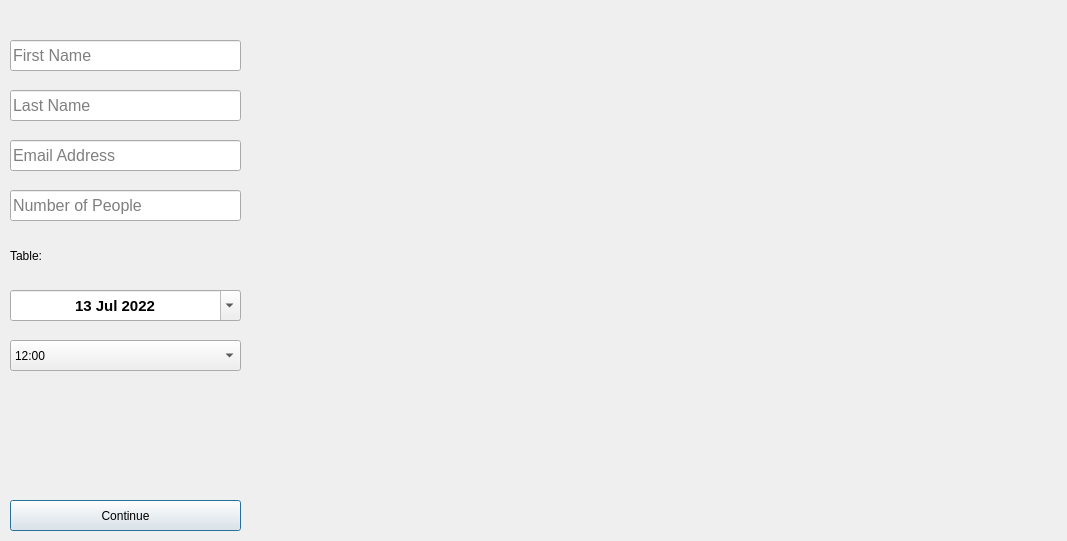
<?xml version="1.0" encoding="UTF-8"?>
<ui version="4.0">
 <class>Bookings</class>
 <widget class="QDialog" name="Bookings">
  <property name="geometry">
   <rect>
    <x>0</x>
    <y>0</y>
    <width>1067</width>
    <height>541</height>
   </rect>
  </property>
  <property name="minimumSize">
   <size>
    <width>1067</width>
    <height>541</height>
   </size>
  </property>
  <property name="maximumSize">
   <size>
    <width>1067</width>
    <height>541</height>
   </size>
  </property>
  <property name="windowTitle">
   <string>Dialog</string>
  </property>
  <widget class="QLineEdit" name="leFName">
   <property name="geometry">
    <rect>
     <x>10</x>
     <y>40</y>
     <width>231</width>
     <height>31</height>
    </rect>
   </property>
   <property name="font">
    <font>
     <pointsize>12</pointsize>
    </font>
   </property>
   <property name="placeholderText">
    <string>First Name</string>
   </property>
  </widget>
  <widget class="QLineEdit" name="leEmail">
   <property name="geometry">
    <rect>
     <x>10</x>
     <y>140</y>
     <width>231</width>
     <height>31</height>
    </rect>
   </property>
   <property name="font">
    <font>
     <pointsize>12</pointsize>
    </font>
   </property>
   <property name="placeholderText">
    <string>Email Address</string>
   </property>
  </widget>
  <widget class="QLineEdit" name="leLName">
   <property name="geometry">
    <rect>
     <x>10</x>
     <y>90</y>
     <width>231</width>
     <height>31</height>
    </rect>
   </property>
   <property name="font">
    <font>
     <pointsize>12</pointsize>
    </font>
   </property>
   <property name="placeholderText">
    <string>Last Name</string>
   </property>
  </widget>
  <widget class="QLabel" name="lblTable">
   <property name="geometry">
    <rect>
     <x>10</x>
     <y>240</y>
     <width>41</width>
     <height>31</height>
    </rect>
   </property>
   <property name="text">
    <string>Table:</string>
   </property>
  </widget>
  <widget class="QDateEdit" name="deDate">
   <property name="geometry">
    <rect>
     <x>10</x>
     <y>290</y>
     <width>231</width>
     <height>31</height>
    </rect>
   </property>
   <property name="font">
    <font>
     <pointsize>11</pointsize>
     <weight>75</weight>
     <bold>true</bold>
     <underline>false</underline>
    </font>
   </property>
   <property name="alignment">
    <set>Qt::AlignCenter</set>
   </property>
   <property name="calendarPopup">
    <bool>true</bool>
   </property>
   <property name="date">
    <date>
     <year>2022</year>
     <month>7</month>
     <day>13</day>
    </date>
   </property>
  </widget>
  <widget class="QComboBox" name="cbTime">
   <property name="geometry">
    <rect>
     <x>10</x>
     <y>340</y>
     <width>231</width>
     <height>31</height>
    </rect>
   </property>
   <item>
    <property name="text">
     <string>12:00</string>
    </property>
   </item>
   <item>
    <property name="text">
     <string>12:30</string>
    </property>
   </item>
   <item>
    <property name="text">
     <string>13:00</string>
    </property>
   </item>
   <item>
    <property name="text">
     <string>13:30</string>
    </property>
   </item>
   <item>
    <property name="text">
     <string>14:00</string>
    </property>
   </item>
   <item>
    <property name="text">
     <string>14:30</string>
    </property>
   </item>
   <item>
    <property name="text">
     <string>15:00</string>
    </property>
   </item>
   <item>
    <property name="text">
     <string>15:30</string>
    </property>
   </item>
   <item>
    <property name="text">
     <string>16:00</string>
    </property>
   </item>
   <item>
    <property name="text">
     <string>16:30</string>
    </property>
   </item>
   <item>
    <property name="text">
     <string>17:00</string>
    </property>
   </item>
   <item>
    <property name="text">
     <string>17:30</string>
    </property>
   </item>
   <item>
    <property name="text">
     <string>18:00</string>
    </property>
   </item>
   <item>
    <property name="text">
     <string>18:30</string>
    </property>
   </item>
   <item>
    <property name="text">
     <string>19:00</string>
    </property>
   </item>
   <item>
    <property name="text">
     <string>19:30</string>
    </property>
   </item>
   <item>
    <property name="text">
     <string>20:00</string>
    </property>
   </item>
  </widget>
  <widget class="QPushButton" name="pbContinue">
   <property name="geometry">
    <rect>
     <x>10</x>
     <y>500</y>
     <width>231</width>
     <height>31</height>
    </rect>
   </property>
   <property name="text">
    <string>Continue</string>
   </property>
  </widget>
  <widget class="QLineEdit" name="leEmail_2">
   <property name="geometry">
    <rect>
     <x>10</x>
     <y>190</y>
     <width>231</width>
     <height>31</height>
    </rect>
   </property>
   <property name="font">
    <font>
     <pointsize>12</pointsize>
    </font>
   </property>
   <property name="placeholderText">
    <string>Number of People</string>
   </property>
  </widget>
  <widget class="QLabel" name="lblSelectedTable">
   <property name="geometry">
    <rect>
     <x>50</x>
     <y>240</y>
     <width>191</width>
     <height>31</height>
    </rect>
   </property>
   <property name="text">
    <string/>
   </property>
  </widget>
 </widget>
 <resources/>
 <connections/>
</ui>
